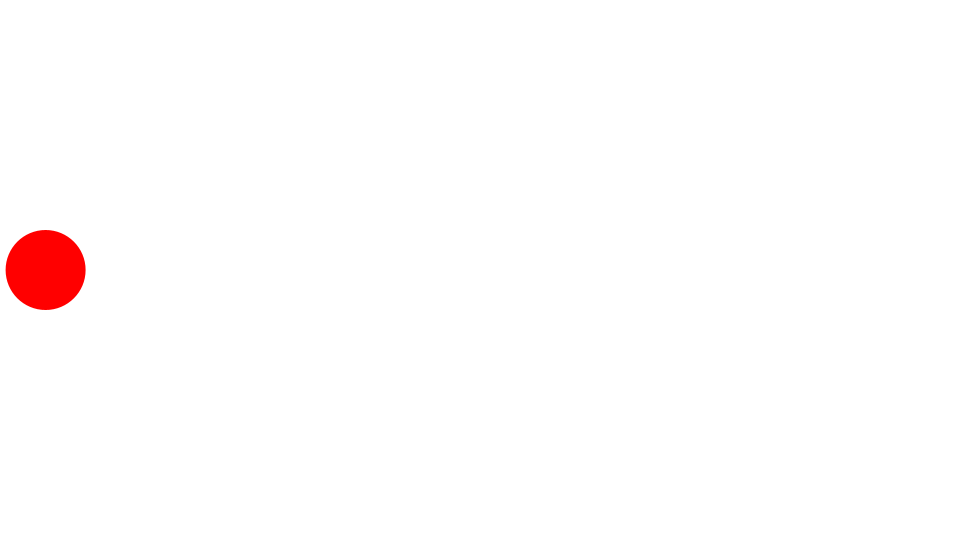
Frame 1 (no input)
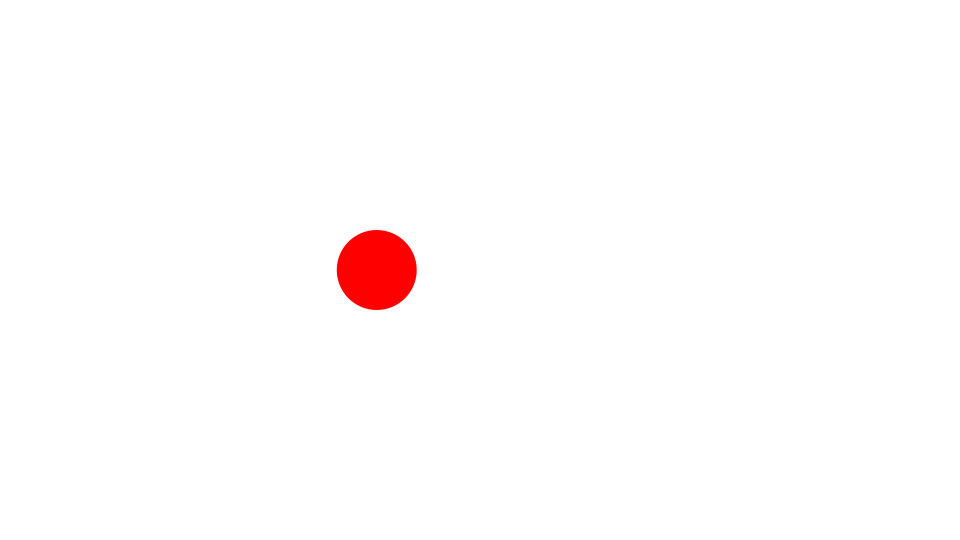
Frame 60 (the mouse pressed at the canvas centre just before this capture)
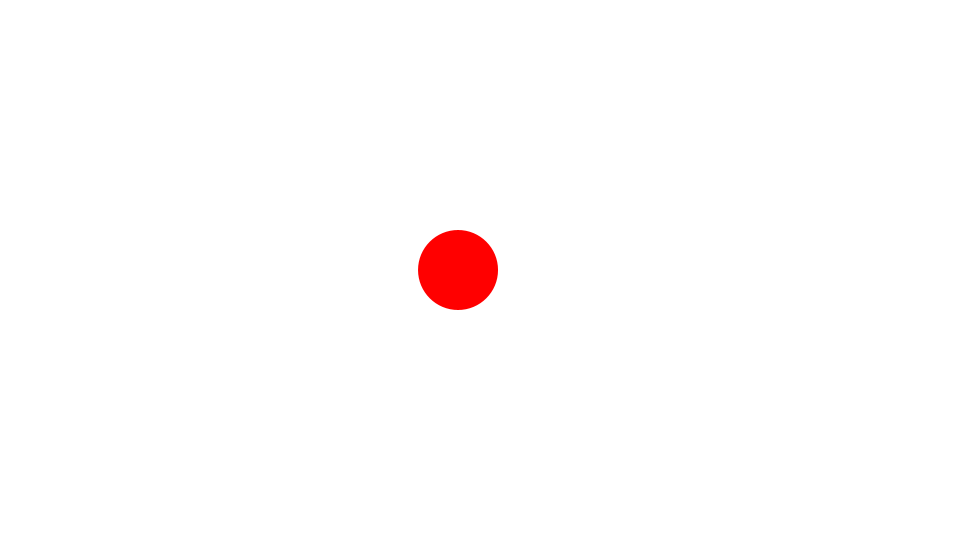
Frame 120 (the mouse held since frame 60 and released just before this capture)

The Processing sketch that drew these frames (run headless with seeded random() and noise(); from frame 60 on, the mouse is pressed at the canvas centre):

// Processing sketch: Spring2
// ── Spring2.pde
Ball ball;
float spring = 0.1;
float targetX;
float vx;
float friction = 0.95;

void setup() {
  size(960, 540);
  frameRate(30);
  initialize();
}

void initialize() {
  smooth();
  noStroke();
  targetX = width/2;
  ball = new Ball();
  ball.x = 0;
  ball.y = height/2;
  ball.radius = 40;
  ball.setFillColor(color(255, 0, 0));
}

void draw() {
  background(255);

  float dx = targetX - ball.x;
  float ax = dx * spring;
  vx += ax;
  vx *= friction;
  ball.x += vx;
  ball.update();
}

////////////////////////////////

class Ball extends Sprite {
  float radius;
  
  Ball(){
    super();
  }
  
  void draw(){
    if(dist(mouseX, mouseY, x, y) < radius) {
      isRollOver = true;
    }else{
      isRollOver = false;
    }
    ellipse(0, 0, radius*2, radius*2);
  }
}

////////////////////////////////

class Sprite {
  float x, y;
  float scaleX, scaleY;
  float width, height;
  float rotation;
  boolean visible;
  color strokeColor;
  color fillColor;
  Boolean isStroke;
  Boolean isFill;
  Boolean isRollOver;
  Boolean locked;
  float xoff, yoff;
 
  Sprite() {
    x = 0.0;
    y = 0.0;
    scaleX = 1.0;
    scaleY = 1.0;
    rotation = 0.0;
    strokeColor = color(0);
    fillColor = color(0);
    isStroke = false;
    isFill = false;
    isRollOver = false;
    locked = false;
    visible = true;
  }
  
  void update() {
    if(! visible) return;
    pushMatrix();
    if(locked){
      x = mouseX - xoff;
      y = mouseY - yoff;
    }  
    translate(x, y);
    scale(scaleX, scaleY);
    rotate(rotation * PI / 180.0);
    if(isStroke) stroke(strokeColor);
    if(isFill) fill(fillColor);
    draw();
    popMatrix();
  }
  
  void setStrokeColor(color strokeColor) {
    this.strokeColor = strokeColor;
    isStroke = true;
  }
  
  void setFillColor(color fillColor) {
    this.fillColor = fillColor;
    isFill = true;
  }
  
  void startDrag() {
    if(isRollOver){
      locked = true;
      xoff = mouseX - x;
      yoff = mouseY - y;
    }
  }
  
  void stopDrag() {
    locked = false;
  }
  
  void draw() {}
}
